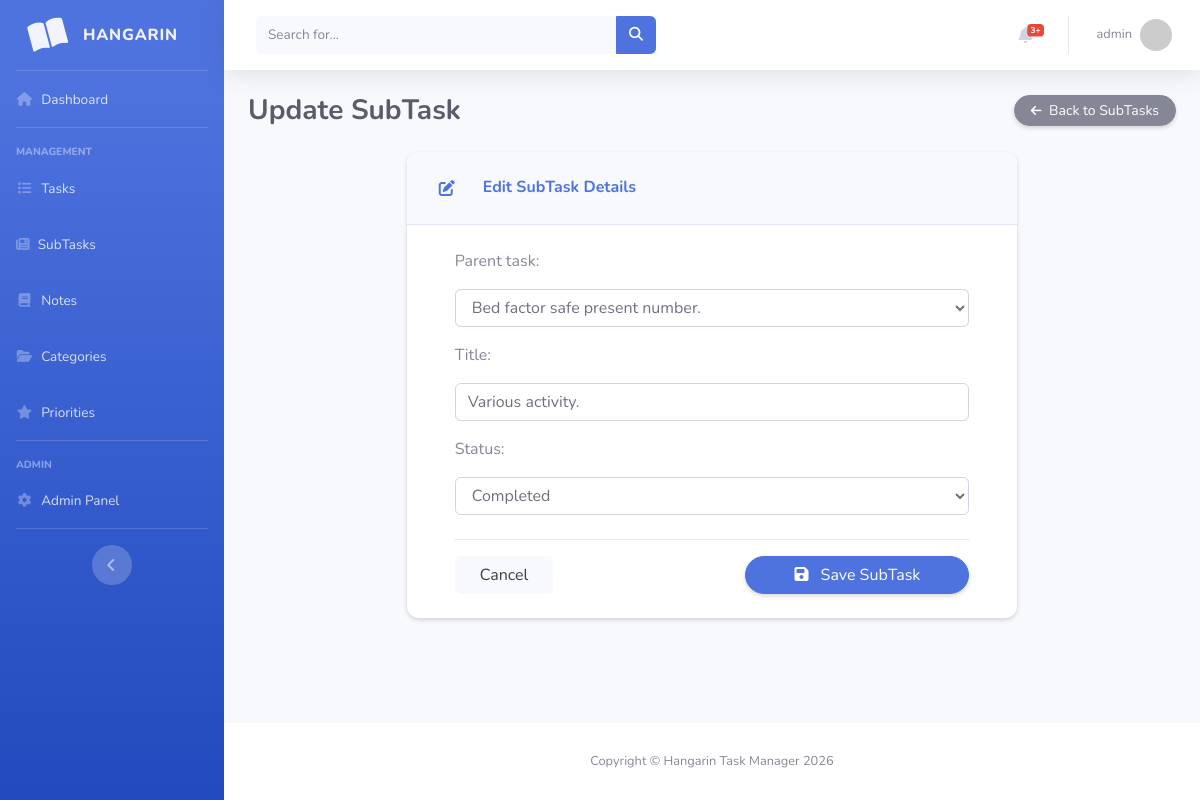
The page /subtask_list/27/ (signed in) on the database its author committed.
### taskmanager/models.py (models this page shows, shortened)
class BaseModel(models.Model):
    created_at = models.DateTimeField(auto_now_add=True)
    updated_at = models.DateTimeField(auto_now=True)
    class Meta:
        abstract = True

class SubTask(BaseModel):
    parent_task = models.ForeignKey(Task, on_delete=models.CASCADE)
    title = models.CharField(max_length=200)
    status = models.CharField(
        max_length=50,
        choices=[
            ("Pending", "Pending"),
            ("In Progress", "In Progress"),
            ("Completed", "Completed"),
        ],
        default="Pending"
    )

### taskmanager/views.py (the view)
# urls.py: path('subtask_list/<int:pk>/', SubTaskUpdateView.as_view(), name='subtask-update'),
class SubTaskUpdateView(LoginRequiredMixin, UpdateView):
    model = SubTask
    form_class = SubTaskForm
    template_name = 'subtask_form.html'
    success_url = reverse_lazy('subtask-list')

### taskmanager/forms.py
class SubTaskForm(ModelForm):
    class Meta:
        model = SubTask
        fields = "__all__"

### taskmanager/models.py (called while the page is built)
    def __str__(self):
        return self.title

### templates/subtask_form.html (shortened to what this page needs)
{% extends 'base.html' %}
{% load static %}
{% block content %}
<div class="d-sm-flex align-items-center justify-content-between mb-4">
    <h1 class="h3 mb-0 text-gray-800 font-weight-bold">{% if object %}Update SubTask{% else %}Add New SubTask{% endif %}</h1>
    <a href="{% url 'subtask-list' %}" class="btn btn-sm btn-secondary rounded-pill px-3 shadow-sm">
         Back to SubTasks
    </a>
</div>
<div class="row justify-content-center">
    <div class="col-lg-8">
        <div class="card shadow-sm mb-4">
            <div class="card-header py-3 d-flex align-items-center">
                <div class="icon-circle bg-primary-soft mr-3">
                    <i class="fas fa-{% if object %}edit{% else %}plus{% endif %} text-primary"></i>
                </div>
                <h6 class="m-0 font-weight-bold text-primary">
                    {% if object %}Edit SubTask Details{% else %}Create New SubTask{% endif %}
                </h6>
            </div>
            <div class="card-body px-lg-5 py-lg-4">
                <form method="post" novalidate>
                    {% include 'includes/form.html' %}
                    <div class="mt-4 pt-3 border-top d-flex justify-content-between">
                        <a href="{% url 'subtask-list' %}" class="btn btn-light px-4">
                             Cancel
                        </a>
                        <button type="submit" class="btn btn-primary px-5 shadow-sm rounded-pill">
                            <i class="fas fa-save mr-2"></i> Save SubTask
                        </button>
                    </div>
                </form>
            </div>
        </div>
    </div>
</div>
{% endblock %}

### templates/base.html (shortened to what this page needs)
{% load static %}
{% load pwa %}
<!DOCTYPE html>
<html lang="en">
<head>
    <link rel="stylesheet" href="https://cdnjs.cloudflare.com/ajax/libs/font-awesome/6.4.0/css/all.min.css">
    <link rel="stylesheet" href="{% static 'css/sb-admin-2.css' %}">
</head>
<body id="page-top">
    <div id="wrapper">
        <ul class="navbar-nav bg-gradient-primary sidebar sidebar-dark accordion" id="accordionSidebar">
            <a class="sidebar-brand d-flex align-items-center justify-content-center" href="{% url 'home' %}">
                <div class="sidebar-brand-icon rotate-n-15">
                    <i class="fas fa-book-open"></i>
                </div>
                <div class="sidebar-brand-text mx-3">Hangarin</div>
            </a>
            <hr class="sidebar-divider my-0">
            <li class="nav-item">
                <a class="nav-link" href="{% url 'home' %}">
                    <i class="fas fa-fw fa-home"></i>
                    <span>Dashboard</span>
                </a>
            </li>
            <hr class="sidebar-divider">
            <div class="sidebar-heading">Management</div>
            <li class="nav-item">
                <a class="nav-link" href="{% url 'task-list' %}">
                    <i class="fas fa-fw fa-list"></i>
                    <span>Tasks</span>
                </a>
            </li>
            <li class="nav-item">
                <a class="nav-link" href="{% url 'subtask-list' %}">
                    <i class="fas fa-newspaper"></i>
                    <span>SubTasks</span>
                </a>
            </li>
            <li class="nav-item">
                <a class="nav-link" href="{% url 'note-list' %}">
                    <i class="fas fa-fw fa-book"></i>
                    <span>Notes</span>
                </a>
            </li>
            <li class="nav-item">
                <a class="nav-link" href="{% url 'category-list' %}">
                    <i class="fas fa-fw fa-folder-open"></i>
                    <span>Categories</span>
                </a>
            </li>
            <li class="nav-item">
                <a class="nav-link" href="{% url 'priority-list' %}">
                    <i class="fas fa-fw fa-star"></i>
                    <span>Priorities</span>
                </a>
            </li>
            <hr class="sidebar-divider">
            <div class="sidebar-heading">Admin</div>
            <li class="nav-item">
                <a class="nav-link" href="/admin/" target="_blank">
                    <i class="fas fa-fw fa-cog"></i>
                    <span>Admin Panel</span>
                </a>
            </li>
            <hr class="sidebar-divider d-none d-md-block">
            <div class="text-center d-none d-md-inline">
                <button class="rounded-circle border-0" id="sidebarToggle"></button>
            </div>
        </ul>
        <div id="content-wrapper" class="d-flex flex-column">
            <div id="content">
                <nav class="navbar navbar-expand navbar-light bg-white topbar mb-4 static-top shadow">
                    <form class="d-none d-sm-inline-block form-inline mr-auto ml-md-3 my-2 my-md-0 mw-100 navbar-search">
                        <div class="input-group">
                            <input type="text" class="form-control bg-light border-0 small" placeholder="Search for..." aria-label="Search">
                            <div class="input-group-append">
                                <button class="btn btn-primary" type="button">
                                    <i class="fas fa-search fa-sm"></i>
                                </button>
                            </div>
                        </div>
                    </form>
                    <ul class="navbar-nav ml-auto">
                        <li class="nav-item dropdown no-arrow mx-1">
                            <a class="nav-link dropdown-toggle" href="#" id="alertsDropdown" role="button" data-toggle="dropdown">
                                <i class="fas fa-bell fa-fw"></i>
                                <span class="badge badge-danger badge-counter">3+</span>
                            </a>
                        </li>
                        <li class="nav-item dropdown no-arrow">
                            <a class="nav-link dropdown-toggle" href="#" id="userDropdown" role="button" data-toggle="dropdown">
                                <span class="mr-2 d-none d-lg-inline text-gray-600 small">
                                    {% if user.is_authenticated %}{{ user.username }}{% else %}Guest{% endif %}
                                </span>
                                <img class="img-profile rounded-circle"
                                     src="https://ui-avatars.com/api/?name={{ user.username|default:'User' }}&background=4e73df&color=fff&size=36"
                                     width="36" height="36">
                            </a>
                        </li>
                    </ul>
                </nav>
                <div class="container-fluid">
                    {% block content %}
                    {% endblock %}
                </div>
            </div>
            <footer class="sticky-footer bg-white">
                <div class="container my-auto">
                    <div class="copyright text-center my-auto">
                        <span>Copyright &copy; Hangarin Task Manager 2026</span>
                    </div>
                </div>
            </footer>
        </div>
    </div>
</body>
</html>

### templates/includes/form.html (shortened to what this page needs)
{% load widget_tweaks %}
{% for field in form %}
<div class="field item form-group">
    <label>{{ field.label_tag }}</label>
    <div class="form-group">
        {% render_field field class="form-control" %}
    </div>
</div>
{% endfor %}

### rows shown on the page
SubTask: parent_task "Bed factor safe present number." "Various activity." "Completed"

### other values the page prints
{{ user.username }} "admin"
{{ field.label_tag }} "Parent task:" "Title:" "Status:"
